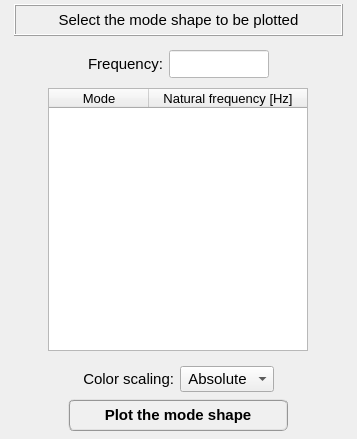
<?xml version="1.0" encoding="UTF-8"?>
<ui version="4.0">
 <class>Form</class>
 <widget class="QWidget" name="Form">
  <property name="geometry">
   <rect>
    <x>0</x>
    <y>0</y>
    <width>357</width>
    <height>439</height>
   </rect>
  </property>
  <property name="windowTitle">
   <string>Plot structural mode shape</string>
  </property>
  <layout class="QGridLayout" name="gridLayout_2">
   <property name="leftMargin">
    <number>4</number>
   </property>
   <property name="topMargin">
    <number>4</number>
   </property>
   <property name="rightMargin">
    <number>4</number>
   </property>
   <property name="bottomMargin">
    <number>4</number>
   </property>
   <property name="spacing">
    <number>4</number>
   </property>
   <item row="0" column="0">
    <widget class="QFrame" name="frame_title">
     <property name="minimumSize">
      <size>
       <width>0</width>
       <height>32</height>
      </size>
     </property>
     <property name="maximumSize">
      <size>
       <width>16777215</width>
       <height>32</height>
      </size>
     </property>
     <property name="frameShape">
      <enum>QFrame::NoFrame</enum>
     </property>
     <property name="frameShadow">
      <enum>QFrame::Plain</enum>
     </property>
     <property name="lineWidth">
      <number>1</number>
     </property>
     <layout class="QGridLayout" name="gridLayout">
      <property name="leftMargin">
       <number>10</number>
      </property>
      <property name="topMargin">
       <number>0</number>
      </property>
      <property name="rightMargin">
       <number>10</number>
      </property>
      <property name="bottomMargin">
       <number>0</number>
      </property>
      <property name="spacing">
       <number>0</number>
      </property>
      <item row="0" column="0">
       <widget class="QLabel" name="label_title">
        <property name="minimumSize">
         <size>
          <width>0</width>
          <height>32</height>
         </size>
        </property>
        <property name="maximumSize">
         <size>
          <width>16777215</width>
          <height>32</height>
         </size>
        </property>
        <property name="font">
         <font>
          <family>MS Shell Dlg 2</family>
          <pointsize>11</pointsize>
          <weight>50</weight>
          <italic>false</italic>
          <bold>false</bold>
         </font>
        </property>
        <property name="frameShape">
         <enum>QFrame::Box</enum>
        </property>
        <property name="frameShadow">
         <enum>QFrame::Raised</enum>
        </property>
        <property name="text">
         <string>Select the mode shape to be plotted</string>
        </property>
        <property name="textFormat">
         <enum>Qt::AutoText</enum>
        </property>
        <property name="alignment">
         <set>Qt::AlignCenter</set>
        </property>
       </widget>
      </item>
     </layout>
    </widget>
   </item>
   <item row="1" column="0">
    <widget class="QFrame" name="frame_frequencies">
     <property name="sizeIncrement">
      <size>
       <width>400</width>
       <height>0</height>
      </size>
     </property>
     <property name="baseSize">
      <size>
       <width>400</width>
       <height>0</height>
      </size>
     </property>
     <property name="frameShape">
      <enum>QFrame::NoFrame</enum>
     </property>
     <property name="frameShadow">
      <enum>QFrame::Plain</enum>
     </property>
     <layout class="QGridLayout" name="gridLayout_5">
      <property name="leftMargin">
       <number>4</number>
      </property>
      <property name="topMargin">
       <number>4</number>
      </property>
      <property name="rightMargin">
       <number>4</number>
      </property>
      <property name="bottomMargin">
       <number>4</number>
      </property>
      <property name="spacing">
       <number>4</number>
      </property>
      <item row="0" column="0">
       <widget class="QFrame" name="frame_5">
        <property name="minimumSize">
         <size>
          <width>0</width>
          <height>40</height>
         </size>
        </property>
        <property name="maximumSize">
         <size>
          <width>16777215</width>
          <height>40</height>
         </size>
        </property>
        <property name="frameShape">
         <enum>QFrame::NoFrame</enum>
        </property>
        <property name="frameShadow">
         <enum>QFrame::Raised</enum>
        </property>
        <layout class="QGridLayout" name="gridLayout_4">
         <property name="leftMargin">
          <number>0</number>
         </property>
         <property name="topMargin">
          <number>0</number>
         </property>
         <property name="rightMargin">
          <number>0</number>
         </property>
         <property name="bottomMargin">
          <number>0</number>
         </property>
         <property name="horizontalSpacing">
          <number>6</number>
         </property>
         <property name="verticalSpacing">
          <number>0</number>
         </property>
         <item row="0" column="1">
          <widget class="QLabel" name="label_4">
           <property name="minimumSize">
            <size>
             <width>0</width>
             <height>28</height>
            </size>
           </property>
           <property name="maximumSize">
            <size>
             <width>16777215</width>
             <height>28</height>
            </size>
           </property>
           <property name="font">
            <font>
             <family>MS Shell Dlg 2</family>
             <pointsize>11</pointsize>
             <weight>50</weight>
             <bold>false</bold>
            </font>
           </property>
           <property name="text">
            <string>Frequency:</string>
           </property>
           <property name="alignment">
            <set>Qt::AlignCenter</set>
           </property>
          </widget>
         </item>
         <item row="0" column="2">
          <widget class="QLineEdit" name="lineEdit_natural_frequency">
           <property name="enabled">
            <bool>false</bool>
           </property>
           <property name="minimumSize">
            <size>
             <width>100</width>
             <height>28</height>
            </size>
           </property>
           <property name="maximumSize">
            <size>
             <width>100</width>
             <height>28</height>
            </size>
           </property>
           <property name="font">
            <font>
             <family>MS Shell Dlg 2</family>
             <pointsize>10</pointsize>
             <weight>50</weight>
             <italic>false</italic>
             <bold>false</bold>
            </font>
           </property>
           <property name="styleSheet">
            <string notr="true">background-color: rgb(255, 255, 255);
color: rgb(0, 0, 255);</string>
           </property>
           <property name="alignment">
            <set>Qt::AlignCenter</set>
           </property>
          </widget>
         </item>
         <item row="0" column="3">
          <widget class="QFrame" name="frame_6">
           <property name="frameShape">
            <enum>QFrame::NoFrame</enum>
           </property>
           <property name="frameShadow">
            <enum>QFrame::Raised</enum>
           </property>
          </widget>
         </item>
         <item row="0" column="0">
          <widget class="QFrame" name="frame_7">
           <property name="frameShape">
            <enum>QFrame::NoFrame</enum>
           </property>
           <property name="frameShadow">
            <enum>QFrame::Raised</enum>
           </property>
          </widget>
         </item>
        </layout>
       </widget>
      </item>
      <item row="1" column="0">
       <widget class="QFrame" name="frame_4">
        <property name="frameShape">
         <enum>QFrame::NoFrame</enum>
        </property>
        <property name="frameShadow">
         <enum>QFrame::Raised</enum>
        </property>
        <layout class="QGridLayout" name="gridLayout_3">
         <property name="leftMargin">
          <number>0</number>
         </property>
         <property name="topMargin">
          <number>0</number>
         </property>
         <property name="rightMargin">
          <number>0</number>
         </property>
         <property name="bottomMargin">
          <number>0</number>
         </property>
         <property name="spacing">
          <number>0</number>
         </property>
         <item row="0" column="0">
          <widget class="QTreeWidget" name="treeWidget_frequencies">
           <property name="minimumSize">
            <size>
             <width>260</width>
             <height>0</height>
            </size>
           </property>
           <property name="maximumSize">
            <size>
             <width>260</width>
             <height>600</height>
            </size>
           </property>
           <property name="font">
            <font>
             <family>MS Shell Dlg 2</family>
             <pointsize>10</pointsize>
             <weight>50</weight>
             <italic>false</italic>
             <bold>false</bold>
            </font>
           </property>
           <property name="toolTip">
            <string>&lt;html&gt;&lt;head/&gt;&lt;body&gt;&lt;p&gt;Select the mode shape to be plotted&lt;/p&gt;&lt;/body&gt;&lt;/html&gt;</string>
           </property>
           <property name="alternatingRowColors">
            <bool>true</bool>
           </property>
           <property name="indentation">
            <number>0</number>
           </property>
           <column>
            <property name="text">
             <string>Mode</string>
            </property>
            <property name="font">
             <font>
              <family>MS Shell Dlg 2</family>
              <pointsize>10</pointsize>
              <weight>50</weight>
              <italic>false</italic>
              <bold>false</bold>
             </font>
            </property>
            <property name="textAlignment">
             <set>AlignCenter</set>
            </property>
           </column>
           <column>
            <property name="text">
             <string notr="true">Natural frequency [Hz]</string>
            </property>
            <property name="font">
             <font>
              <family>MS Shell Dlg 2</family>
              <pointsize>10</pointsize>
              <weight>50</weight>
              <italic>false</italic>
              <bold>false</bold>
             </font>
            </property>
            <property name="textAlignment">
             <set>AlignCenter</set>
            </property>
           </column>
          </widget>
         </item>
        </layout>
       </widget>
      </item>
     </layout>
    </widget>
   </item>
   <item row="2" column="0">
    <widget class="QFrame" name="frame_scaling">
     <property name="minimumSize">
      <size>
       <width>0</width>
       <height>40</height>
      </size>
     </property>
     <property name="maximumSize">
      <size>
       <width>16777215</width>
       <height>100</height>
      </size>
     </property>
     <property name="frameShape">
      <enum>QFrame::NoFrame</enum>
     </property>
     <property name="frameShadow">
      <enum>QFrame::Plain</enum>
     </property>
     <layout class="QGridLayout" name="gridLayout_8">
      <property name="leftMargin">
       <number>4</number>
      </property>
      <property name="topMargin">
       <number>4</number>
      </property>
      <property name="rightMargin">
       <number>4</number>
      </property>
      <property name="bottomMargin">
       <number>4</number>
      </property>
      <property name="spacing">
       <number>4</number>
      </property>
      <item row="0" column="0">
       <widget class="QFrame" name="frame_scalling">
        <property name="minimumSize">
         <size>
          <width>0</width>
          <height>32</height>
         </size>
        </property>
        <property name="frameShape">
         <enum>QFrame::NoFrame</enum>
        </property>
        <property name="frameShadow">
         <enum>QFrame::Raised</enum>
        </property>
        <layout class="QGridLayout" name="gridLayout_6">
         <property name="leftMargin">
          <number>0</number>
         </property>
         <property name="topMargin">
          <number>0</number>
         </property>
         <property name="rightMargin">
          <number>0</number>
         </property>
         <property name="bottomMargin">
          <number>0</number>
         </property>
         <property name="horizontalSpacing">
          <number>6</number>
         </property>
         <property name="verticalSpacing">
          <number>0</number>
         </property>
         <item row="0" column="1">
          <widget class="QLabel" name="label_2">
           <property name="font">
            <font>
             <pointsize>11</pointsize>
            </font>
           </property>
           <property name="text">
            <string>Color scaling:</string>
           </property>
           <property name="alignment">
            <set>Qt::AlignRight|Qt::AlignTrailing|Qt::AlignVCenter</set>
           </property>
          </widget>
         </item>
         <item row="0" column="0">
          <widget class="QFrame" name="frame_9">
           <property name="frameShape">
            <enum>QFrame::NoFrame</enum>
           </property>
           <property name="frameShadow">
            <enum>QFrame::Raised</enum>
           </property>
          </widget>
         </item>
         <item row="0" column="3">
          <widget class="QFrame" name="frame_10">
           <property name="frameShape">
            <enum>QFrame::NoFrame</enum>
           </property>
           <property name="frameShadow">
            <enum>QFrame::Raised</enum>
           </property>
          </widget>
         </item>
         <item row="0" column="2">
          <widget class="QComboBox" name="comboBox_color_scaling">
           <property name="font">
            <font>
             <pointsize>11</pointsize>
            </font>
           </property>
           <item>
            <property name="text">
             <string> Absolute</string>
            </property>
           </item>
           <item>
            <property name="text">
             <string> Real part</string>
            </property>
           </item>
          </widget>
         </item>
        </layout>
       </widget>
      </item>
      <item row="1" column="0">
       <widget class="QFrame" name="frame_plot_button">
        <property name="minimumSize">
         <size>
          <width>0</width>
          <height>32</height>
         </size>
        </property>
        <property name="frameShape">
         <enum>QFrame::NoFrame</enum>
        </property>
        <property name="frameShadow">
         <enum>QFrame::Raised</enum>
        </property>
        <layout class="QGridLayout" name="gridLayout_7">
         <property name="leftMargin">
          <number>0</number>
         </property>
         <property name="topMargin">
          <number>0</number>
         </property>
         <property name="rightMargin">
          <number>0</number>
         </property>
         <property name="bottomMargin">
          <number>0</number>
         </property>
         <property name="spacing">
          <number>0</number>
         </property>
         <item row="0" column="0">
          <widget class="QPushButton" name="pushButton_plot">
           <property name="minimumSize">
            <size>
             <width>220</width>
             <height>32</height>
            </size>
           </property>
           <property name="maximumSize">
            <size>
             <width>220</width>
             <height>32</height>
            </size>
           </property>
           <property name="font">
            <font>
             <family>MS Shell Dlg 2</family>
             <pointsize>11</pointsize>
             <weight>75</weight>
             <italic>false</italic>
             <bold>true</bold>
            </font>
           </property>
           <property name="styleSheet">
            <string notr="true">QPushButton{border-radius: 6px; border-color: rgb(150, 150, 150); border-style: ridge; border-width: 2px; color: rgb(0, 0, 0); background-color: rgb(240, 240, 240); font: 75 bold 11pt &quot;MS Shell Dlg 2&quot;}
QPushButton:hover{border-radius: 6px; border-color: rgb(0, 170, 255); border-style: ridge; border-width: 2px; color: rgb(0, 0, 0); background-color: rgba(174, 213, 255, 100); font: 75 bold 11pt &quot;MS Shell Dlg 2&quot;}
QPushButton:pressed{border-radius: 6px; border-color: rgb(0, 170, 255); border-style: ridge; border-width: 3px; color: rgb(0, 0, 0); background-color: rgb(174, 213, 255); font: 75 bold 11pt &quot;MS Shell Dlg 2&quot;}</string>
           </property>
           <property name="text">
            <string>Plot the mode shape</string>
           </property>
          </widget>
         </item>
        </layout>
       </widget>
      </item>
     </layout>
    </widget>
   </item>
  </layout>
 </widget>
 <resources/>
 <connections/>
</ui>
